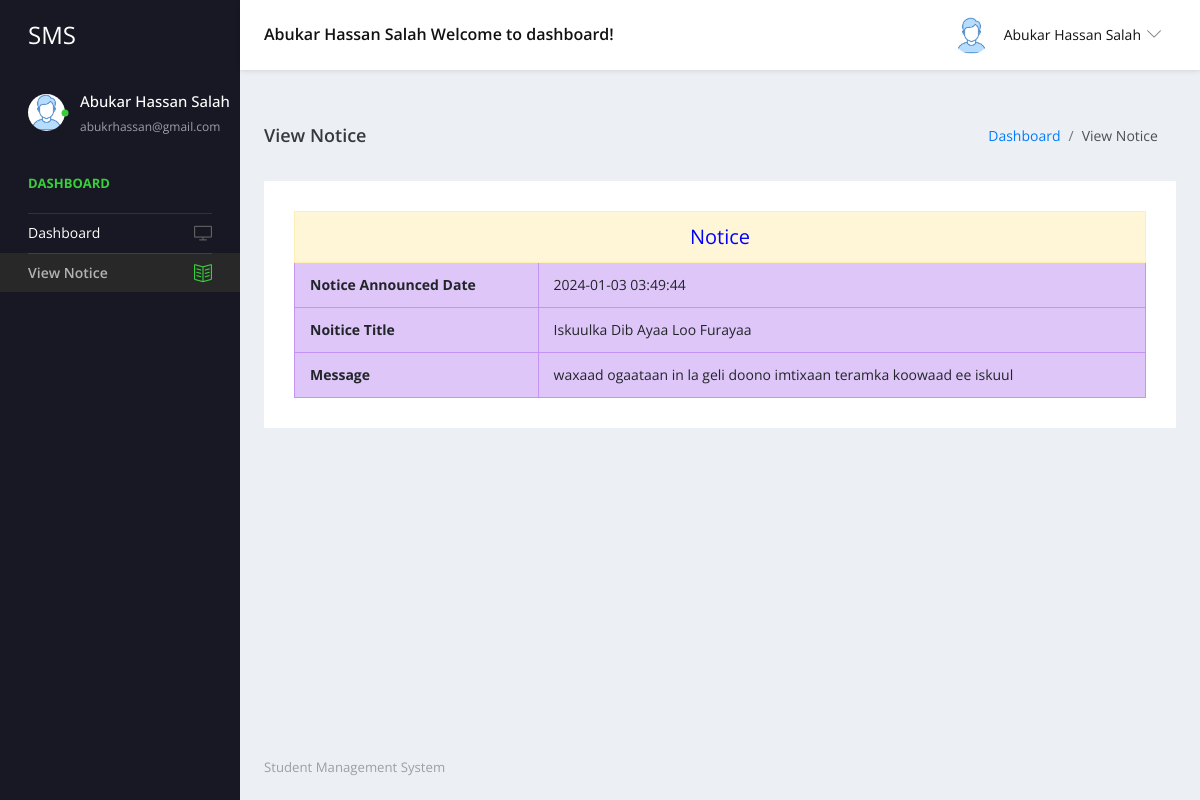
Page /studentms/user/view-notice.php (signed in) on the committed database.
### tables this page shows
CREATE TABLE `tblstudent` (
  `ID` int(10) NOT NULL,
  `StudentName` varchar(200) DEFAULT NULL,
  `StudentEmail` varchar(200) DEFAULT NULL,
  `StudentClass` varchar(100) DEFAULT NULL,
  `Gender` varchar(50) DEFAULT NULL,
  `DOB` date DEFAULT NULL,
  `StuID` varchar(200) DEFAULT NULL,
  `FatherName` mediumtext DEFAULT NULL,
  `MotherName` mediumtext DEFAULT NULL,
  `ContactNumber` bigint(10) DEFAULT NULL,
  `AltenateNumber` bigint(10) DEFAULT NULL,
  `Address` mediumtext DEFAULT NULL,
  `UserName` varchar(200) DEFAULT NULL,
  `Password` varchar(200) DEFAULT NULL,
  `Image` varchar(200) DEFAULT NULL,
  `DateofAdmission` timestamp NULL DEFAULT current_timestamp()
);

CREATE TABLE `tblnotice` (
  `ID` int(5) NOT NULL,
  `NoticeTitle` mediumtext DEFAULT NULL,
  `ClassId` int(10) DEFAULT NULL,
  `NoticeMsg` mediumtext DEFAULT NULL,
  `CreationDate` timestamp NULL DEFAULT current_timestamp()
);

### studentms/user/view-notice.php (the view, shortened to what this page needs)
<?php
include('includes/dbconnection.php');
if (strlen($_SESSION['sturecmsstuid']==0)) {
  header('location:logout.php');
  } else{
  ?>
<!DOCTYPE html>
<html lang="en">
  <head>
    <link rel="stylesheet" href="vendors/simple-line-icons/css/simple-line-icons.css">
    <link rel="stylesheet" href="vendors/flag-icon-css/css/flag-icon.min.css">
    <link rel="stylesheet" href="vendors/css/vendor.bundle.base.css">
    <link rel="stylesheet" href="vendors/select2/select2.min.css">
    <link rel="stylesheet" href="vendors/select2-bootstrap-theme/select2-bootstrap.min.css">
    <link rel="stylesheet" href="css/style.css" />
  </head>
  <body>
    <div class="container-scroller">
     <?php include_once('includes/header.php');?>
      <div class="container-fluid page-body-wrapper">
      <?php include_once('includes/sidebar.php');?>
        <div class="main-panel">
          <div class="content-wrapper">
            <div class="page-header">
              <h3 class="page-title"> View Notice </h3>
              <nav aria-label="breadcrumb">
                <ol class="breadcrumb">
                  <li class="breadcrumb-item"><a href="dashboard.php">Dashboard</a></li>
                  <li class="breadcrumb-item active" aria-current="page"> View Notice</li>
                </ol>
              </nav>
            </div>
            <div class="row">
              <div class="col-12 grid-margin stretch-card">
                <div class="card">
                  <div class="card-body">
                    <table border="1" class="table table-bordered mg-b-0">
                      <?php
$stuclass=$_SESSION['stuclass'];
$sql="SELECT tblclass.ID,tblclass.ClassName,tblclass.Section,tblnotice.NoticeTitle,tblnotice.CreationDate,tblnotice.ClassId,tblnotice.NoticeMsg,tblnotice.ID as nid from tblnotice join tblclass on tblclass.ID=tblnotice.ClassId where tblnotice.ClassId=:stuclass";
$query = $dbh -> prepare($sql);
$query->bindParam(':stuclass',$stuclass,PDO::PARAM_STR);
$query->execute();
$results=$query->fetchAll(PDO::FETCH_OBJ);
$cnt=1;
if($query->rowCount() > 0)
{
foreach($results as $row)
{               ?>
 <tr align="center" class="table-warning">
<td colspan="4" style="font-size:20px;color:blue">
 Notice</td></tr>
<tr class="table-info">
    <th>Notice Announced Date</th>
    <td><?php  echo $row->CreationDate;?></td>
  </tr>
    <tr class="table-info">
    <th>Noitice Title</th>
    <td><?php  echo $row->NoticeTitle;?></td>
  </tr>
  <tr class="table-info">
     <th>Message</th>
    <td><?php  echo $row->NoticeMsg;?></td>
  </tr>
  <?php $cnt=$cnt+1;}} else { ?>
<tr>
  <th colspan="2" style="color:red;">No Notice Found</th>
</tr>
  <?php } ?>
</table>
                  </div>
                </div>
              </div>
            </div>
          </div>
         <?php include_once('includes/footer.php');?>
        </div>
      </div>
    </div>
  </body>
</html><?php }  ?>

### studentms/user/includes/header.php (shortened to what this page needs)
 <nav class="navbar default-layout-navbar col-lg-12 col-12 p-0 fixed-top d-flex flex-row">
        <div class="navbar-brand-wrapper d-flex align-items-center">
          <a class="navbar-brand brand-logo" href="dashboard.php">
            <strong style="color: white;">SMS</strong>
          </a>
        </div>
        <?php
         $uid= $_SESSION['sturecmsuid'];
$sql="SELECT * from tblstudent where ID=:uid";
$query = $dbh -> prepare($sql);
$query->bindParam(':uid',$uid,PDO::PARAM_STR);
$query->execute();
$results=$query->fetchAll(PDO::FETCH_OBJ);
$cnt=1;
if($query->rowCount() > 0)
{
foreach($results as $row)
{               ?>
        <div class="navbar-menu-wrapper d-flex align-items-center flex-grow-1">
          <h5 class="mb-0 font-weight-medium d-none d-lg-flex"><?php  echo htmlentities($row->StudentName);?> Welcome to dashboard!</h5>
          <ul class="navbar-nav navbar-nav-right ml-auto">
            <li class="nav-item dropdown d-none d-xl-inline-flex user-dropdown">
              <a class="nav-link dropdown-toggle" id="UserDropdown" href="#" data-toggle="dropdown" aria-expanded="false">
                <img class="img-xs rounded-circle ml-2" src="images/faces/face8.jpg" alt="Profile image"> <span class="font-weight-normal"> <?php  echo htmlentities($row->StudentName);?> </span></a>
                  <p class="font-weight-light text-muted mb-0"><?php  echo htmlentities($row->StudentEmail);?></p><?php $cnt=$cnt+1;}} ?>
            </li>
          </ul>
        </div>
      </nav>

### studentms/user/includes/sidebar.php
<nav class="sidebar sidebar-offcanvas" id="sidebar">
          <ul class="nav">
            <li class="nav-item nav-profile">
              <a href="#" class="nav-link">
                <div class="profile-image">
                  <img class="img-xs rounded-circle" src="images/faces/face8.jpg" alt="profile image">
                  <div class="dot-indicator bg-success"></div>
                </div>
                <div class="text-wrapper">
                  <?php
         $uid= $_SESSION['sturecmsuid'];
$sql="SELECT * from tblstudent where ID=:uid";
$query = $dbh -> prepare($sql);
$query->bindParam(':uid',$uid,PDO::PARAM_STR);
$query->execute();
$results=$query->fetchAll(PDO::FETCH_OBJ);
$cnt=1;
if($query->rowCount() > 0)
{
foreach($results as $row)
{               ?>
                  <p class="profile-name"><?php  echo htmlentities($row->StudentName);?></p>
                  <p class="designation"><?php  echo htmlentities($row->StudentEmail);?></p><?php $cnt=$cnt+1;}} ?>
                </div>
              </a>
            </li>
            <li class="nav-item nav-category">
              <span class="nav-link">Dashboard</span>
            </li>
            <li class="nav-item">
              <a class="nav-link" href="dashboard.php">
                <span class="menu-title">Dashboard</span>
                <i class="icon-screen-desktop menu-icon"></i>
              </a>
            </li>
            <li class="nav-item">
              <a class="nav-link" href="view-notice.php">
                <span class="menu-title">View Notice</span>
                <i class="icon-book-open menu-icon"></i>
              </a>
            </li>
          </ul>
        </nav>

### rows in the picture
tblstudent: StudentName "Abukar Hassan Salah", StudentEmail "abukrhassan@gmail.com"
tblnotice: CreationDate "2024-01-03 03:49:44", NoticeTitle "Iskuulka Dib Ayaa Loo Furayaa", NoticeMsg "waxaad ogaataan in la geli doono imtixaan teramka koowaad ee iskuul"
